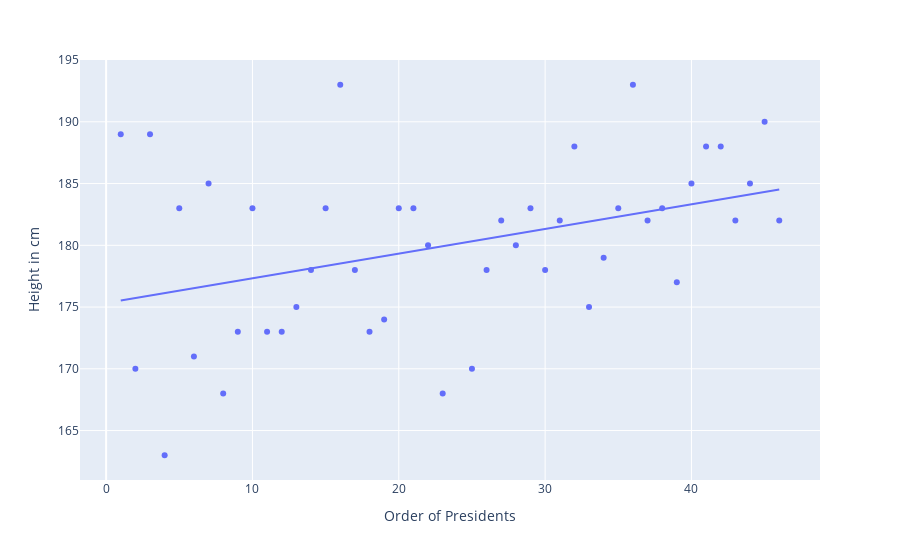

The code cell stored with this chart in its notebook:
### Markdown cell above
### Scatter Plot

### Code cell
fig = px.scatter(newData, x="order", y="height", trendline="ols")
fig.layout.yaxis.title.text="Height in cm"
fig.layout.xaxis.title.text="Order of Presidents"
fig.show()

### Figure 1 — Plotly figure (JSON) as saved in the notebook; plotly's stock layout.template omitted (floating-point values rounded to 4 significant figures)
{"data": [{"hovertemplate": "order=%{x}<br>height=%{y}<extra></extra>", "legendgroup": "", "marker": {"color": "#636efa", "symbol": "circle"}, "mode": "markers", "name": "", "orientation": "v", "showlegend": false, "type": "scatter", "x": [1, 2, 3, 4, 5, 6, 7, 8, 9, 10, 11, 12, 13, 14, 15, 16, 17, 18, 19, 20, 21, 22, 23, 25, 26, 27, 28, 29, 30, 31, 32, 33, 34, 35, 36, 37, 38, 39, 40, 41, 42, 43, 44, 45, 46], "xaxis": "x", "y": [189, 170, 189, 163, 183, 171, 185, 168, 173, 183, 173, 173, 175, 178, 183, 193, 178, 173, 174, 183, 183, 180, 168, 170, 178, 182, 180, 183, 178, 182, 188, 175, 179, 183, 193, 182, 183, 177, 185, 188, 188, 182, 185, 190, 182], "yaxis": "y"}, {"hovertemplate": "<b>OLS trendline</b><br>height = 0.199514 * order + 175.336<br>R<sup>2</sup>=0.151868<br><br>order=%{x}<br>height=%{y} <b>(trend)</b><extra></extra>", "legendgroup": "", "marker": {"color": "#636efa", "symbol": "circle"}, "mode": "lines", "name": "", "showlegend": false, "type": "scatter", "x": [1, 2, 3, 4, 5, 6, 7, 8, 9, 10, 11, 12, 13, 14, 15, 16, 17, 18, 19, 20, 21, 22, 23, 25, 26, 27, 28, 29, 30, 31, 32, 33, 34, 35, 36, 37, 38, 39, 40, 41, 42, 43, 44, 45, 46], "xaxis": "x", "y": [175.5, 175.7, 175.9, 176.1, 176.3, 176.5, 176.7, 176.9, 177.1, 177.3, 177.5, 177.7, 177.9, 178.1, 178.3, 178.5, 178.7, 178.9, 179.1, 179.3, 179.5, 179.7, 179.9, 180.3, 180.5, 180.7, 180.9, 181.1, 181.3, 181.5, 181.7, 181.9, 182.1, 182.3, 182.5, 182.7, 182.9, 183.1, 183.3, 183.5, 183.7, 183.9, 184.1, 184.3, 184.5], "yaxis": "y"}], "layout": {"legend": {"tracegroupgap": 0}, "margin": {"t": 60}, "xaxis": {"anchor": "y", "domain": [0, 1], "title": {"text": "Order of Presidents"}}, "yaxis": {"anchor": "x", "domain": [0, 1], "title": {"text": "Height in cm"}}}}
